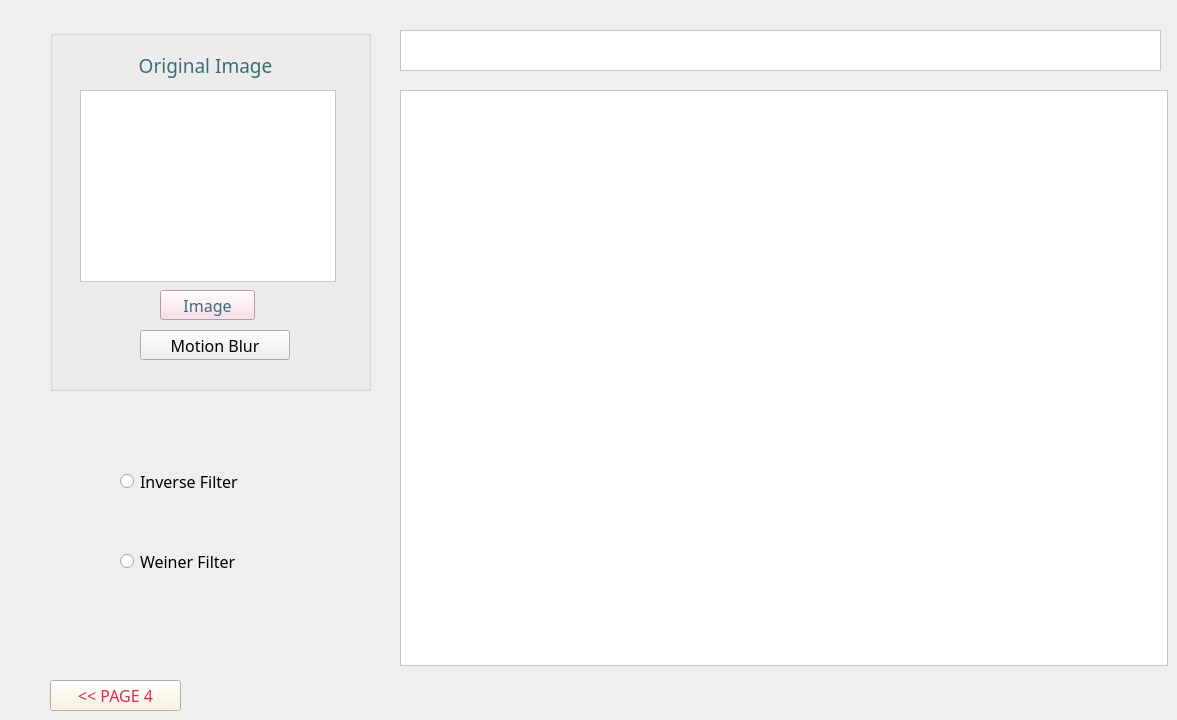
    <widget class="QWidget" name="page_4">
     <widget class="QPushButton" name="Button5">
      <property name="geometry">
       <rect>
        <x>50</x>
        <y>680</y>
        <width>131</width>
        <height>31</height>
       </rect>
      </property>
      <property name="font">
       <font>
        <family>Cascadia Code</family>
        <pointsize>12</pointsize>
        <fontweight>Medium</fontweight>
       </font>
      </property>
      <property name="autoFillBackground">
       <bool>false</bool>
      </property>
      <property name="styleSheet">
       <string notr="true">background-color: rgb(250, 243, 221);
color: rgb(221, 45, 74);</string>
      </property>
      <property name="text">
       <string>&lt;&lt; PAGE 4</string>
      </property>
      <property name="autoRepeatDelay">
       <number>100</number>
      </property>
      <property name="autoDefault">
       <bool>false</bool>
      </property>
      <property name="default">
       <bool>false</bool>
      </property>
      <property name="flat">
       <bool>false</bool>
      </property>
     </widget>
     <widget class="QGroupBox" name="groupBox_5">
      <property name="geometry">
       <rect>
        <x>50</x>
        <y>30</y>
        <width>321</width>
        <height>361</height>
       </rect>
      </property>
      <property name="palette">
       <palette>
        <active>
         <colorrole role="WindowText">
          <brush brushstyle="SolidPattern">
           <color alpha="255">
            <red>60</red>
            <green>110</green>
            <blue>113</blue>
           </color>
          </brush>
         </colorrole>
         <colorrole role="Button">
          <brush brushstyle="SolidPattern">
           <color alpha="255">
            <red>250</red>
            <green>215</green>
            <blue>228</blue>
           </color>
          </brush>
         </colorrole>
         <colorrole role="Text">
          <brush brushstyle="SolidPattern">
           <color alpha="255">
            <red>60</red>
            <green>110</green>
            <blue>113</blue>
           </color>
          </brush>
         </colorrole>
         <colorrole role="ButtonText">
          <brush brushstyle="SolidPattern">
           <color alpha="255">
            <red>60</red>
            <green>110</green>
            <blue>113</blue>
           </color>
          </brush>
         </colorrole>
         <colorrole role="Base">
          <brush brushstyle="SolidPattern">
           <color alpha="255">
            <red>250</red>
            <green>215</green>
            <blue>228</blue>
           </color>
          </brush>
         </colorrole>
         <colorrole role="Window">
          <brush brushstyle="SolidPattern">
           <color alpha="255">
            <red>250</red>
            <green>215</green>
            <blue>228</blue>
           </color>
          </brush>
         </colorrole>
         <colorrole role="Highlight">
          <brush brushstyle="SolidPattern">
           <color alpha="255">
            <red>250</red>
            <green>215</green>
            <blue>228</blue>
           </color>
          </brush>
         </colorrole>
         <colorrole role="HighlightedText">
          <brush brushstyle="SolidPattern">
           <color alpha="255">
            <red>244</red>
            <green>156</green>
            <blue>187</blue>
           </color>
          </brush>
         </colorrole>
         <colorrole role="AlternateBase">
          <brush brushstyle="SolidPattern">
           <color alpha="255">
            <red>244</red>
            <green>156</green>
            <blue>187</blue>
           </color>
          </brush>
         </colorrole>
         <colorrole role="PlaceholderText">
          <brush brushstyle="SolidPattern">
           <color alpha="128">
            <red>60</red>
            <green>110</green>
            <blue>113</blue>
           </color>
          </brush>
         </colorrole>
        </active>
        <inactive>
         <colorrole role="WindowText">
          <brush brushstyle="SolidPattern">
           <color alpha="255">
            <red>60</red>
            <green>110</green>
            <blue>113</blue>
           </color>
          </brush>
         </colorrole>
         <colorrole role="Button">
          <brush brushstyle="SolidPattern">
           <color alpha="255">
            <red>250</red>
            <green>215</green>
            <blue>228</blue>
           </color>
          </brush>
         </colorrole>
         <colorrole role="Text">
          <brush brushstyle="SolidPattern">
           <color alpha="255">
            <red>60</red>
            <green>110</green>
            <blue>113</blue>
           </color>
          </brush>
         </colorrole>
         <colorrole role="ButtonText">
          <brush brushstyle="SolidPattern">
           <color alpha="255">
            <red>60</red>
            <green>110</green>
            <blue>113</blue>
           </color>
          </brush>
         </colorrole>
         <colorrole role="Base">
          <brush brushstyle="SolidPattern">
           <color alpha="255">
            <red>250</red>
            <green>215</green>
            <blue>228</blue>
           </color>
          </brush>
         </colorrole>
         <colorrole role="Window">
          <brush brushstyle="SolidPattern">
           <color alpha="255">
            <red>250</red>
            <green>215</green>
            <blue>228</blue>
           </color>
          </brush>
         </colorrole>
         <colorrole role="Highlight">
          <brush brushstyle="SolidPattern">
           <color alpha="255">
            <red>250</red>
            <green>215</green>
            <blue>228</blue>
           </color>
          </brush>
         </colorrole>
         <colorrole role="HighlightedText">
          <brush brushstyle="SolidPattern">
           <color alpha="255">
            <red>244</red>
            <green>156</green>
            <blue>187</blue>
           </color>
          </brush>
         </colorrole>
         <colorrole role="AlternateBase">
          <brush brushstyle="SolidPattern">
           <color alpha="255">
            <red>244</red>
            <green>156</green>
            <blue>187</blue>
           </color>
          </brush>
         </colorrole>
         <colorrole role="PlaceholderText">
          <brush brushstyle="SolidPattern">
           <color alpha="128">
            <red>60</red>
            <green>110</green>
            <blue>113</blue>
           </color>
          </brush>
         </colorrole>
        </inactive>
        <disabled>
         <colorrole role="WindowText">
          <brush brushstyle="SolidPattern">
           <color alpha="255">
            <red>60</red>
            <green>110</green>
            <blue>113</blue>
           </color>
          </brush>
         </colorrole>
         <colorrole role="Button">
          <brush brushstyle="SolidPattern">
           <color alpha="255">
            <red>250</red>
            <green>215</green>
            <blue>228</blue>
           </color>
          </brush>
         </colorrole>
         <colorrole role="Text">
          <brush brushstyle="SolidPattern">
           <color alpha="255">
            <red>60</red>
            <green>110</green>
            <blue>113</blue>
           </color>
          </brush>
         </colorrole>
         <colorrole role="ButtonText">
          <brush brushstyle="SolidPattern">
           <color alpha="255">
            <red>60</red>
            <green>110</green>
            <blue>113</blue>
           </color>
          </brush>
         </colorrole>
         <colorrole role="Base">
          <brush brushstyle="SolidPattern">
           <color alpha="255">
            <red>250</red>
            <green>215</green>
            <blue>228</blue>
           </color>
          </brush>
         </colorrole>
         <colorrole role="Window">
          <brush brushstyle="SolidPattern">
           <color alpha="255">
            <red>250</red>
            <green>215</green>
            <blue>228</blue>
           </color>
          </brush>
         </colorrole>
         <colorrole role="Highlight">
          <brush brushstyle="SolidPattern">
           <color alpha="255">
            <red>250</red>
            <green>215</green>
            <blue>228</blue>
           </color>
          </brush>
         </colorrole>
         <colorrole role="HighlightedText">
          <brush brushstyle="SolidPattern">
           <color alpha="255">
            <red>244</red>
            <green>156</green>
            <blue>187</blue>
           </color>
          </brush>
         </colorrole>
         <colorrole role="AlternateBase">
          <brush brushstyle="SolidPattern">
           <color alpha="255">
            <red>244</red>
            <green>156</green>
            <blue>187</blue>
           </color>
          </brush>
         </colorrole>
         <colorrole role="PlaceholderText">
          <brush brushstyle="SolidPattern">
           <color alpha="128">
            <red>60</red>
            <green>110</green>
            <blue>113</blue>
           </color>
          </brush>
         </colorrole>
        </disabled>
       </palette>
      </property>
      <property name="font">
       <font>
        <kerning>false</kerning>
        <fontweight>Thin</fontweight>
       </font>
      </property>
      <property name="statusTip">
       <string notr="true"/>
      </property>
      <property name="whatsThis">
       <string notr="true"/>
      </property>
      <property name="accessibleName">
       <string notr="true"/>
      </property>
      <property name="accessibleDescription">
       <string notr="true"/>
      </property>
      <property name="styleSheet">
       <string notr="true"/>
      </property>
      <property name="inputMethodHints">
       <set>Qt::InputMethodHint::ImhNone</set>
      </property>
      <property name="title">
       <string/>
      </property>
      <widget class="QGraphicsView" name="graphicsView10">
       <property name="geometry">
        <rect>
         <x>30</x>
         <y>60</y>
         <width>256</width>
         <height>192</height>
        </rect>
       </property>
       <property name="autoFillBackground">
        <bool>false</bool>
       </property>
       <property name="styleSheet">
        <string notr="true">background-color: rgb(255, 255, 255);</string>
       </property>
       <property name="lineWidth">
        <number>2</number>
       </property>
      </widget>
      <widget class="QLabel" name="label_12">
       <property name="geometry">
        <rect>
         <x>60</x>
         <y>20</y>
         <width>191</width>
         <height>31</height>
        </rect>
       </property>
       <property name="font">
        <font>
         <family>Cascadia Code Light</family>
         <pointsize>14</pointsize>
        </font>
       </property>
       <property name="text">
        <string>Original Image</string>
       </property>
       <property name="alignment">
        <set>Qt::AlignmentFlag::AlignCenter</set>
       </property>
      </widget>
      <widget class="QPushButton" name="pushButton10">
       <property name="geometry">
        <rect>
         <x>110</x>
         <y>260</y>
         <width>95</width>
         <height>30</height>
        </rect>
       </property>
       <property name="font">
        <font>
         <family>Cascadia Code</family>
         <pointsize>12</pointsize>
        </font>
       </property>
       <property name="text">
        <string>Image</string>
       </property>
      </widget>
     </widget>
     <widget class="QGraphicsView" name="graphicsView11">
      <property name="geometry">
       <rect>
        <x>400</x>
        <y>90</y>
        <width>768</width>
        <height>576</height>
       </rect>
      </property>
      <property name="styleSheet">
       <string notr="true">background-color: rgb(255, 255, 255);</string>
      </property>
     </widget>
     <widget class="QLabel" name="label_13">
      <property name="geometry">
       <rect>
        <x>400</x>
        <y>30</y>
        <width>761</width>
        <height>41</height>
       </rect>
      </property>
      <property name="font">
       <font>
        <family>Cascadia Code</family>
        <pointsize>12</pointsize>
       </font>
      </property>
      <property name="styleSheet">
       <string notr="true">background-color: rgb(255, 255, 255);</string>
      </property>
      <property name="frameShape">
       <enum>QFrame::Shape::StyledPanel</enum>
      </property>
      <property name="text">
       <string/>
      </property>
      <property name="alignment">
       <set>Qt::AlignmentFlag::AlignCenter</set>
      </property>
     </widget>
     <widget class="QPushButton" name="pushButton11">
      <property name="geometry">
       <rect>
        <x>140</x>
        <y>330</y>
        <width>150</width>
        <height>30</height>
       </rect>
      </property>
      <property name="font">
       <font>
        <family>Cascadia Code</family>
        <pointsize>12</pointsize>
       </font>
      </property>
      <property name="text">
       <string>Motion Blur</string>
      </property>
     </widget>
     <widget class="QRadioButton" name="radioButton_4">
      <property name="geometry">
       <rect>
        <x>120</x>
        <y>550</y>
        <width>200</width>
        <height>23</height>
       </rect>
      </property>
      <property name="font">
       <font>
        <family>Cascadia Code</family>
        <pointsize>12</pointsize>
       </font>
      </property>
      <property name="text">
       <string>Weiner Filter</string>
      </property>
     </widget>
     <widget class="QRadioButton" name="radioButton_5">
      <property name="geometry">
       <rect>
        <x>120</x>
        <y>470</y>
        <width>200</width>
        <height>23</height>
       </rect>
      </property>
      <property name="font">
       <font>
        <family>Cascadia Code</family>
        <pointsize>12</pointsize>
       </font>
      </property>
      <property name="text">
       <string>Inverse Filter</string>
      </property>
     </widget>
    </widget>
